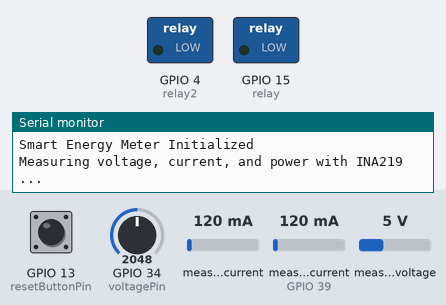
The sketch below on a simulated ESP32. Shown: switched loads named in the sketch (green lamp = pin HIGH), the last lines printed to the serial monitor. The inputs (shaded band) are chosen by the test bench; at power-on: GPIO 13 (resetButtonPin) HIGH, GPIO 34 (voltagePin) = 2048, measured current 120 mA, measured current (sensor on GPIO 39) 120 mA, measured voltage 5 V. EEPROM starts erased.

Above: at 0.1 s.
At 1.2 s:
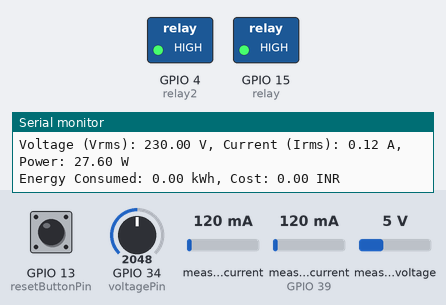
1.3 s: GPIO 13 (resetButtonPin) pulled LOW for 0.15 s
Timing chart, 0 to 4.3 s (numbered marks = the images above; inputs shaded):
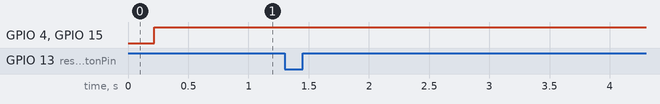

The sketch:

pvtoevdraft2.ino
```cpp
#include "EmonLib.h"  // Include EmonLib for energy monitoring
#include <EEPROM.h>  // Include EEPROM library for storing data
#include <Wire.h>
#include <Adafruit_INA219.h>
Adafruit_INA219 ina219;
#define acVoltsensor 36
#define acCurrentsensor 39

#define relay 15
#define relay2 4
const int voltagePin = 34;  // Analog pin connected to the voltage divider
const float R1 = 30000.0;   // Resistor R1 value in ohms (10kΩ)
const float R2 = 7500.0;    // Resistor R2 value in ohms (3.3kΩ)
const float adcResolution = 4095.0;  // 12-bit ADC resolution (0-4095)
const float referenceVoltage = 3.3;  // ESP32 ADC reference voltage (3.3V)
float Vin;
// Constants for calibration
const float vCalibration = 70.5;  // Voltage calibration factor
const float currCalibration = 0.02;  // Current calibration factor
float power_mW;
// EnergyMonitor instance
EnergyMonitor emon;  // Create an instance of EnergyMonitor

// Variables for energy calculation
float kWh = 0.0;  // Variable to store energy consumed in kWh
float cost = 0.0;  // Variable to store cost of energy consumed
const float ratePerkWh = 6.5;  // Cost rate per kWh
unsigned long lastMillis = millis();  // Variable to store last time in milliseconds

// EEPROM addresses for each variable
const int addrKWh = 12;  // EEPROM address for kWh
const int addrCost = 16;  // EEPROM address for cost

// Reset button pin
const int resetButtonPin = 13;  // Pin for reset button (change to your button pin)

// Function prototypes
void readEnergyDataFromEEPROM();  // Prototype for reading energy data from EEPROM
void saveEnergyDataToEEPROM();  // Prototype for saving energy data to EEPROM
void resetEEPROM();  // Prototype for resetting EEPROM data
void dcVoltage();
void dcCurrent(float);
void setup() {
  // Initialize Serial Monitor
  Serial.begin(115200);  // Start Serial communication at 115200 baud rate
  Serial.println("Smart Energy Meter Initialized");

  // Initialize EEPROM
  EEPROM.begin(32);  // Initialize EEPROM with 32 bytes of storage

  // Initialize the reset button pin
  pinMode(resetButtonPin, INPUT_PULLUP);  // Set reset button pin as input with pull-up resistor
  pinMode(relay,OUTPUT);
  pinMode(relay2,OUTPUT);
  // Read stored data from EEPROM
  readEnergyDataFromEEPROM();  // Read energy data from EEPROM

  // Setup voltage and current inputs
  emon.voltage(acVoltsensor, vCalibration, 1.7);  // Configure voltage measurement: input pin, calibration, phase shift
  emon.current(acCurrentsensor, currCalibration);  // Configure current measurement: input pin, calibration
 if (! ina219.begin())
  {
    Serial.println("Failed to find INA219 chip");
    while (1)
    {
      delay(10);
    }
  }
  // To use a slightly lower 32V, 1A range (higher precision on amps):
  //ina219.setCalibration_32V_1A();
  // Or to use a lower 16V, 400mA range, call:
  ina219.setCalibration_16V_400mA();

  Serial.println("Measuring voltage, current, and power with INA219 ...");
}


void loop() {
  // Perform energy monitoring
  emon.calcVI(20, 2000);  // Calculate voltage and current: number of half wavelengths (crossings), time-out
  float Vrms = emon.Vrms;  // Get root mean square voltage
  float Irms = emon.Irms;  // Get root mean square current
  float apparentPower = emon.apparentPower;  // Get apparent power

  // Handle low voltage scenario
  if (Vrms < 15.0) {
    Vrms = 0.0;
    apparentPower = 0.0;
  }
  if (apparentPower>2.5)
  {
    digitalWrite(relay,HIGH);
  }
  else{
    digitalWrite(relay,LOW);
  }

  // Calculate energy consumed in kWh
  unsigned long currentMillis = millis();  // Get current time in milliseconds
  kWh += apparentPower * (currentMillis - lastMillis) / 3600000000.0;  // Update kWh
  lastMillis = currentMillis;  // Update last time

  // Calculate the cost based on the rate per kWh
  cost = kWh * ratePerkWh;  // Calculate cost

  // Save the latest values to EEPROM
  saveEnergyDataToEEPROM();  // Save energy data to EEPROM
  dcVoltage();
  dcCurrent(Vin);
  Serial.println(power_mW);
    if ( power_mW>=0)
  {
    digitalWrite(relay2,HIGH);
  }
  else{
    digitalWrite(relay2,LOW);
  }
  // Print data to Serial Monitor
  Serial.print("Voltage (Vrms): ");
  Serial.print(Vrms);
  Serial.print(" V, Current (Irms): ");
  Serial.print(Irms);
  Serial.print(" A, Power: ");
  Serial.print(apparentPower);
  Serial.println(" W");

  Serial.print("Energy Consumed: ");
  Serial.print(kWh);
  Serial.print(" kWh, Cost: ");
  Serial.print(cost);
  Serial.println(" INR");

  // Check if the reset button is pressed
  if (digitalRead(resetButtonPin) == LOW) {  // If reset button is pressed (assuming button press connects to ground)
    delay(200);  // Debounce delay
    resetEEPROM();  // Reset EEPROM data
    Serial.println("EEPROM Data Reset!");
  }

  delay(20);  // Delay for 2 seconds before the next iteration
}

void readEnergyDataFromEEPROM() {
  EEPROM.get(addrKWh, kWh);  // Read kWh from EEPROM
  EEPROM.get(addrCost, cost);  // Read cost from EEPROM

  // Initialize to zero if values are invalid
  if (isnan(kWh)) {
    kWh = 0.0;  // Set kWh to 0 if invalid
    saveEnergyDataToEEPROM();  // Save to EEPROM
  }
  if (isnan(cost)) {
    cost = 0.0;  // Set cost to 0 if invalid
    saveEnergyDataToEEPROM();  // Save to EEPROM
  }
}

void saveEnergyDataToEEPROM() {
  EEPROM.put(addrKWh, kWh);  // Save kWh to EEPROM
  EEPROM.put(addrCost, cost);  // Save cost to EEPROM
  EEPROM.commit();  // Commit EEPROM changes
}

void resetEEPROM() {
  kWh = 0.0;  // Reset kWh to 0
  cost = 0.0;  // Reset cost to 0
  saveEnergyDataToEEPROM();  // Save to EEPROM
}
void dcVoltage()
{
 int rawADC = analogRead(voltagePin);

  // Convert raw ADC value to voltage
  float Vout = (rawADC / adcResolution) * referenceVoltage;

  // Calculate the input voltage using the voltage divider formula
   Vin = Vout * ((R1 + R2) / R2);

  // Print the measured voltage to the Serial Monitor
  Serial.print("Measured Voltage: ");
  Serial.print(Vin);
  Serial.println(" V");
}
void dcCurrent(float Vin)
{
    float shuntvoltage = 0;
  float busvoltage = 0;
  float current_mA = 0;
  float loadvoltage = 0;
  power_mW = 0;

  // shuntvoltage = ina219.getShuntVoltage_mV();
  // busvoltage = ina219.getBusVoltage_V();
  current_mA = ina219.getCurrent_mA();
  power_mW = Vin*current_mA;
  loadvoltage = busvoltage + (shuntvoltage / 1000);

  Serial.print("Bus Voltage:   "); Serial.print(busvoltage); Serial.println(" V");
  Serial.print("Shunt Voltage: "); Serial.print(shuntvoltage); Serial.println(" mV");
  Serial.print("Load Voltage:  "); Serial.print(loadvoltage); Serial.println(" V");
  Serial.print("Current:       "); Serial.print(current_mA); Serial.println(" mA");
  Serial.print("Power:         "); Serial.print(power_mW); Serial.println(" mW");
  Serial.println("");

}
```
